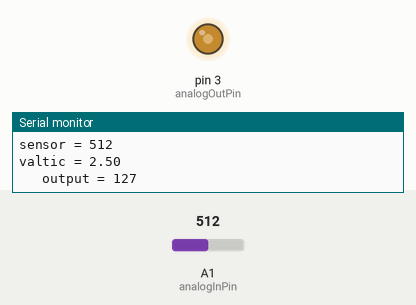
This sketch was run on a simulated Arduino Uno, built with avr-gcc and run on an emulated ATmega328P. On the bench: output pins drawn as LEDs (lit = HIGH), the last lines printed to the serial monitor. The test bench sets the inputs (shaded band); at power-on: A1 (analogInPin) = 512.

Above: at 2.2 s.
2.3 s: A1 (analogInPin) set to 716
At 3.6 s:
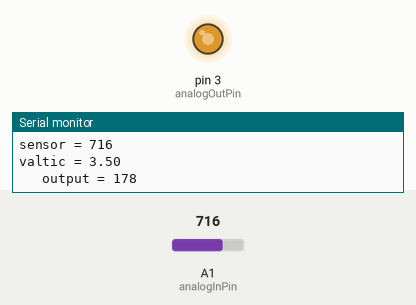
4.5 s: A1 (analogInPin) set to 900
At 6.2 s:
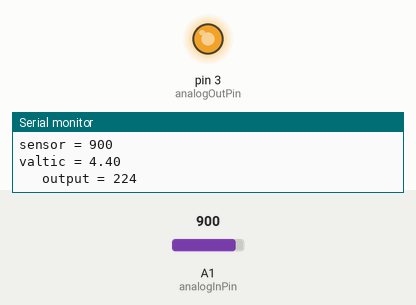
6.5 s: A1 (analogInPin) set to 122
At 8.1 s:
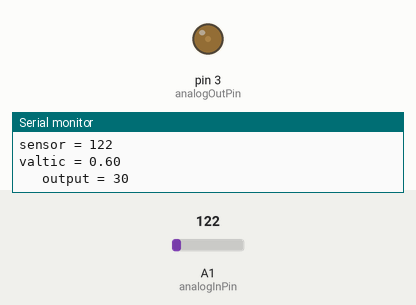
8.5 s: A1 (analogInPin) set to 511
At 9.7 s:
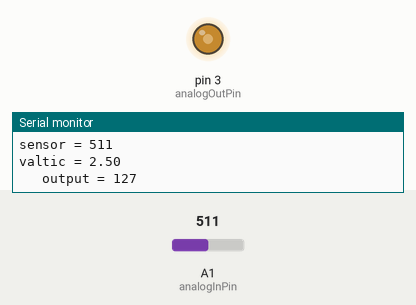
Timing chart, 0 to 11.5 s (numbered marks = the images above; inputs shaded):
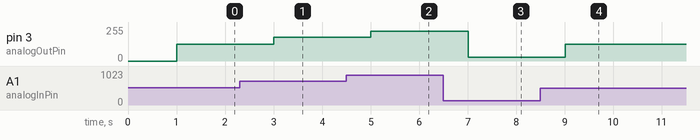

Measured:
- after the input at 2.3 s, pin 3 (analogOutPin): 127/255 → 178/255 after 0.70 s
- after the input at 4.5 s, pin 3 (analogOutPin): 178/255 → 224/255 after 0.50 s
- after the input at 6.5 s, pin 3 (analogOutPin): 224/255 → 30/255 after 0.51 s
- after the input at 8.5 s, pin 3 (analogOutPin): 30/255 → 127/255 after 0.51 s

The sketch:

analogReadWrite.ino
```cpp
/*模拟信号输入和模拟量输出
 *
 */
const unsigned char analogOutPin=3;
const int analogInPin = A1;
unsigned int sensorValue = 0;
unsigned outputValue = 0;

void setup() {
// pinMode(analogOutPin,OUTPUT);
// pinMode(analogInPin,INPUT);
 Serial.begin(9600);  //打开串口，设置波特率为9600bps
 delay(1000);
}

void loop() {
 int value=0;            //定义值为0，也可以在程序一开始定义
 value=analogRead(analogInPin);  //读取模拟信号输入的值为value
 outputValue = map(value,0,1023,0,255);
 analogWrite(analogOutPin, outputValue);
// constrain(value, 0, 255);
 float val=value*(5.0/1023.0);   //由于模拟信号输入的值为0到1023的值，即为0到5v的值，这里可以转换一下
 Serial.print("sensor = ");    //输出该点的电平是多少

  Serial.println(value);
 Serial.print("valtic = ");
   Serial.println(val);
  Serial.print("\t output = ");    //输出该点的电平是多少
 Serial.println(outputValue);

 delay(1000);

 //val=value*(5.0/1023.0);

}
```
